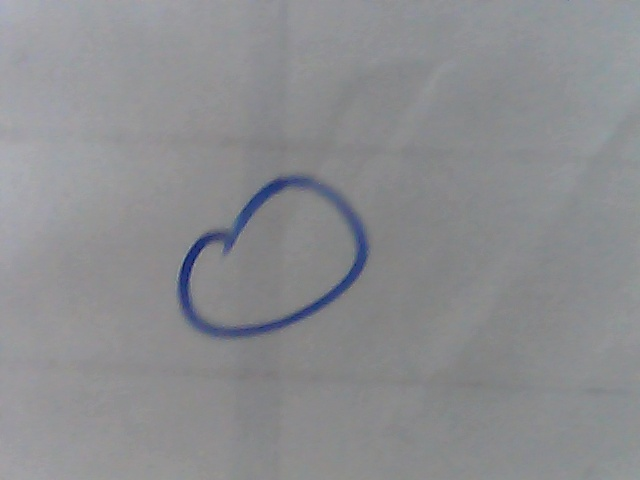
#> input picture matemáticas dataset/Dataset_filtrado/0/0_138.jpg, 640 x 480 px; its folder holds only this picture in this run
$ python aumentar.py
#> lines starting #> are read from the running program, lines starting #| are printed output that depends on the picture
import cv2
import os
import numpy as np
import random

DATASET = "Dataset_filtrado"
OUTPUT = "Dataset_aug"

os.makedirs(OUTPUT, exist_ok=True)

def augment(img):

    h, w = img.shape[:2]

    # 1. brillo / contraste leve
    alpha = random.uniform(0.85, 1.15)
    beta = random.randint(-10, 10)
    out = cv2.convertScaleAbs(img, alpha=alpha, beta=beta)

    # 2. blur leve (simula movimiento de mano)
    if random.random() < 0.3:
        k = random.choice([3, 5])
        out = cv2.GaussianBlur(out, (k, k), 0)

    # 3. pequeño shift (pizarra no perfecta)
    if random.random() < 0.4:
        tx = random.randint(-3, 3)
        ty = random.randint(-3, 3)

        M = np.float32([[1, 0, tx], [0, 1, ty]])
        out = cv2.warpAffine(out, M, (w, h), borderValue=255)

    # 4. zoom leve
    if random.random() < 0.3:
        scale = random.uniform(0.9, 1.05)
        M = cv2.getRotationMatrix2D((w//2, h//2), 0, scale)
        out = cv2.warpAffine(out, M, (w, h), borderValue=255)

    return out


for cls in os.listdir(DATASET):

    in_folder = os.path.join(DATASET, cls)
    out_folder = os.path.join(OUTPUT, cls)

    os.makedirs(out_folder, exist_ok=True)

    idx = 0

    for file in os.listdir(in_folder):

        path = os.path.join(in_folder, file)
        img = cv2.imread(path)
#> img is the input picture: shape (480, 640, 3); mean B, G, R 144.1, 141.2, 140.1

        if img is None:
            continue

        # guardar original también
        cv2.imwrite(os.path.join(out_folder, f"{cls}_{idx}.jpg"), img)
        idx += 1

        # generar N augmentations por imagen
        for _ in range(2):   # 2x expansión (puedes subir a 3 si quieres)
            aug = augment(img)
            cv2.imwrite(os.path.join(out_folder, f"{cls}_{idx}.jpg"), aug)
            idx += 1
#> this loop made 2 passes
#> pass 1, in augment, `out = cv2.GaussianBlur(out, (k, k), 0)`:
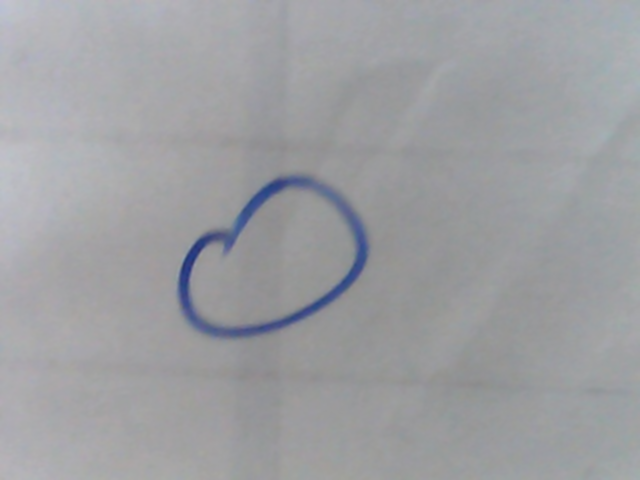
#> out: shape (480, 640, 3); mean B, G, R 162, 158.7, 157.6
#> pass 2, in augment (call 2), `out = cv2.warpAffine(out, M, (w, h), borderValue=255)`:
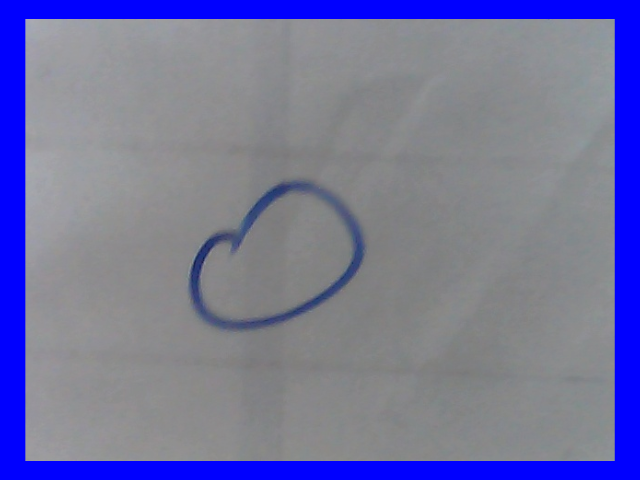
#> out: shape (480, 640, 3); mean B, G, R 158, 116.9, 116.1
#> after the loop, idx = 3

    print(f"{cls} listo -> {idx} imágenes")
#| 0 listo -> 3 imágenes
#> pass 2 of the loop `for cls in os.listdir(DATASET):`:
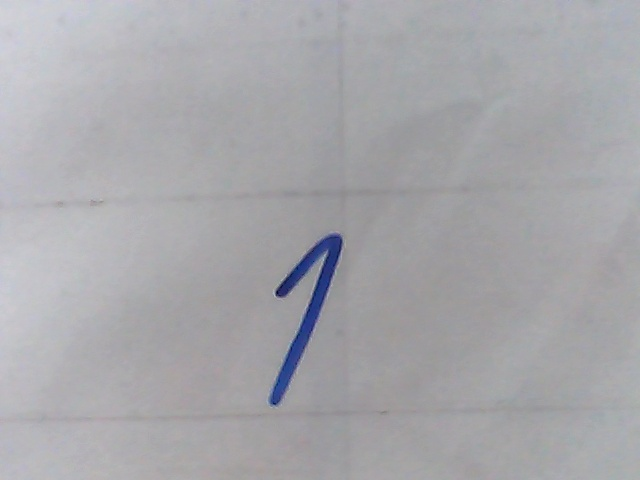
#> input picture matemáticas dataset/Dataset_filtrado/1/1_141.jpg, 640 x 480 px
#> img is the input picture: shape (480, 640, 3); mean B, G, R 171, 167, 167.3
#> the loop `for _ in range(2):` made 2 passes
#> pass 1, in augment (call 3), `out = cv2.convertScaleAbs(img, alpha=alpha, beta=beta)`:
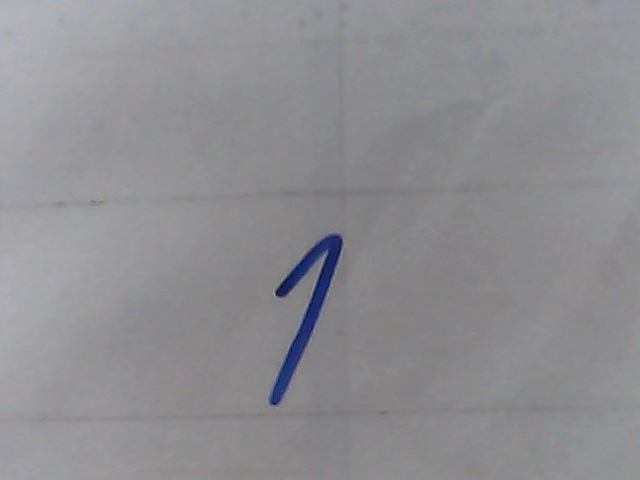
#> out: shape (480, 640, 3); mean B, G, R 145.5, 141.9, 142.2
#> pass 2, in augment (call 4), `out = cv2.convertScaleAbs(img, alpha=alpha, beta=beta)`:
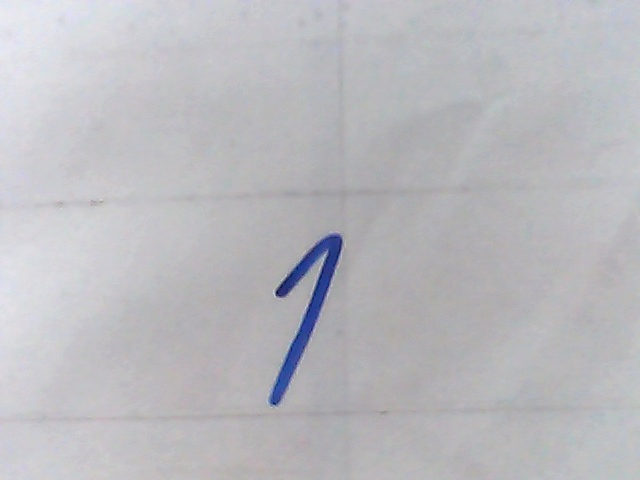
#> out: shape (480, 640, 3); mean B, G, R 190.6, 186.2, 186.5
#| 1 listo -> 3 imágenes
